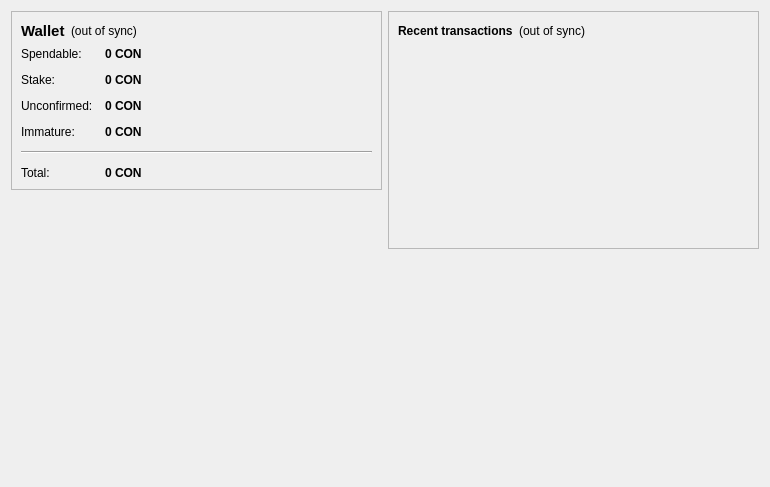
<?xml version="1.0" encoding="UTF-8"?>
<ui version="4.0">
 <class>OverviewPage</class>
 <widget class="QWidget" name="OverviewPage">
  <property name="geometry">
   <rect>
    <x>0</x>
    <y>0</y>
    <width>770</width>
    <height>487</height>
   </rect>
  </property>
  <property name="windowTitle">
   <string>Form</string>
  </property>
  <layout class="QHBoxLayout" name="horizontalLayout" stretch="1,1">
   <item>
    <layout class="QVBoxLayout" name="verticalLayout_2">
     <item>
      <widget class="QFrame" name="frame">
       <property name="frameShape">
        <enum>QFrame::StyledPanel</enum>
       </property>
       <property name="frameShadow">
        <enum>QFrame::Raised</enum>
       </property>
       <layout class="QVBoxLayout" name="verticalLayout_4">
        <item>
         <layout class="QHBoxLayout" name="horizontalLayout_4">
          <item>
           <widget class="QLabel" name="label_5">
            <property name="font">
             <font>
              <pointsize>11</pointsize>
              <weight>75</weight>
              <bold>true</bold>
             </font>
            </property>
            <property name="text">
             <string>Wallet</string>
            </property>
           </widget>
          </item>
          <item>
           <widget class="QLabel" name="labelWalletStatus">
            <property name="toolTip">
             <string>The displayed information may be out of date. Your wallet automatically synchronizes with the ConCoin network after a connection is established, but this process has not completed yet.</string>
            </property>
            <property name="styleSheet">
             <string notr="true"/>
            </property>
            <property name="text">
             <string notr="true">(out of sync)</string>
            </property>
            <property name="alignment">
             <set>Qt::AlignLeading|Qt::AlignLeft|Qt::AlignVCenter</set>
            </property>
           </widget>
          </item>
          <item>
           <spacer name="horizontalSpacer_2">
            <property name="orientation">
             <enum>Qt::Horizontal</enum>
            </property>
            <property name="sizeHint" stdset="0">
             <size>
              <width>40</width>
              <height>20</height>
             </size>
            </property>
           </spacer>
          </item>
         </layout>
        </item>
        <item>
         <layout class="QFormLayout" name="formLayout_2">
          <property name="fieldGrowthPolicy">
           <enum>QFormLayout::AllNonFixedFieldsGrow</enum>
          </property>
          <property name="horizontalSpacing">
           <number>12</number>
          </property>
          <property name="verticalSpacing">
           <number>12</number>
          </property>
          <item row="0" column="0">
           <widget class="QLabel" name="label">
            <property name="text">
             <string>Spendable:</string>
            </property>
           </widget>
          </item>
          <item row="0" column="1">
           <widget class="QLabel" name="labelBalance">
            <property name="font">
             <font>
              <weight>75</weight>
              <bold>true</bold>
             </font>
            </property>
            <property name="cursor">
             <cursorShape>IBeamCursor</cursorShape>
            </property>
            <property name="toolTip">
             <string>Your current spendable balance</string>
            </property>
            <property name="text">
             <string notr="true">0 CON</string>
            </property>
            <property name="textInteractionFlags">
             <set>Qt::LinksAccessibleByMouse|Qt::TextSelectableByKeyboard|Qt::TextSelectableByMouse</set>
            </property>
           </widget>
          </item>
          <item row="1" column="0">
           <widget class="QLabel" name="label_6">
            <property name="text">
             <string>Stake:</string>
            </property>
           </widget>
          </item>
          <item row="1" column="1">
           <widget class="QLabel" name="labelStake">
            <property name="font">
             <font>
              <weight>75</weight>
              <bold>true</bold>
             </font>
            </property>
            <property name="cursor">
             <cursorShape>IBeamCursor</cursorShape>
            </property>
            <property name="toolTip">
             <string>Total of coins that was staked, and do not yet count toward the current balance</string>
            </property>
            <property name="text">
             <string notr="true">0 CON</string>
            </property>
            <property name="textInteractionFlags">
             <set>Qt::LinksAccessibleByMouse|Qt::TextSelectableByKeyboard|Qt::TextSelectableByMouse</set>
            </property>
           </widget>
          </item>
          <item row="2" column="0">
           <widget class="QLabel" name="label_3">
            <property name="text">
             <string>Unconfirmed:</string>
            </property>
           </widget>
          </item>
          <item row="2" column="1">
           <widget class="QLabel" name="labelUnconfirmed">
            <property name="font">
             <font>
              <weight>75</weight>
              <bold>true</bold>
             </font>
            </property>
            <property name="cursor">
             <cursorShape>IBeamCursor</cursorShape>
            </property>
            <property name="toolTip">
             <string>Total of transactions that have yet to be confirmed, and do not yet count toward the current balance</string>
            </property>
            <property name="text">
             <string notr="true">0 CON</string>
            </property>
            <property name="textInteractionFlags">
             <set>Qt::LinksAccessibleByMouse|Qt::TextSelectableByKeyboard|Qt::TextSelectableByMouse</set>
            </property>
           </widget>
          </item>
          <item row="3" column="0">
           <widget class="QLabel" name="labelImmatureText">
            <property name="text">
             <string>Immature:</string>
            </property>
           </widget>
          </item>
          <item row="3" column="1">
           <widget class="QLabel" name="labelImmature">
            <property name="font">
             <font>
              <weight>75</weight>
              <bold>true</bold>
             </font>
            </property>
            <property name="toolTip">
             <string>Mined balance that has not yet matured</string>
            </property>
            <property name="text">
             <string notr="true">0 CON</string>
            </property>
            <property name="textInteractionFlags">
             <set>Qt::LinksAccessibleByMouse|Qt::TextSelectableByKeyboard|Qt::TextSelectableByMouse</set>
            </property>
           </widget>
          </item>
          <item row="4" column="0" colspan="2">
           <widget class="Line" name="line">
            <property name="orientation">
             <enum>Qt::Horizontal</enum>
            </property>
           </widget>
          </item>
          <item row="5" column="0">
           <widget class="QLabel" name="labelTotalText">
            <property name="text">
             <string>Total:</string>
            </property>
           </widget>
          </item>
          <item row="5" column="1">
           <widget class="QLabel" name="labelTotal">
            <property name="font">
             <font>
              <weight>75</weight>
              <bold>true</bold>
             </font>
            </property>
            <property name="cursor">
             <cursorShape>IBeamCursor</cursorShape>
            </property>
            <property name="toolTip">
             <string>Your current total balance</string>
            </property>
            <property name="text">
             <string notr="true">0 CON</string>
            </property>
            <property name="textInteractionFlags">
             <set>Qt::LinksAccessibleByMouse|Qt::TextSelectableByKeyboard|Qt::TextSelectableByMouse</set>
            </property>
           </widget>
          </item>
         </layout>
        </item>
       </layout>
      </widget>
     </item>
     <item>
      <spacer name="verticalSpacer">
       <property name="orientation">
        <enum>Qt::Vertical</enum>
       </property>
       <property name="sizeHint" stdset="0">
        <size>
         <width>20</width>
         <height>40</height>
        </size>
       </property>
      </spacer>
     </item>
     <item>
      <widget class="QLabel" name="label_2">
       <property name="autoFillBackground">
        <bool>false</bool>
       </property>
       <property name="text">
        <string/>
       </property>
       <property name="pixmap">
        <pixmap resource="../bitcoin.qrc">:/icons/mastbg</pixmap>
       </property>
       <property name="scaledContents">
        <bool>false</bool>
       </property>
       <property name="alignment">
        <set>Qt::AlignCenter</set>
       </property>
       <property name="wordWrap">
        <bool>false</bool>
       </property>
       <property name="margin">
        <number>0</number>
       </property>
      </widget>
     </item>
    </layout>
   </item>
   <item>
    <layout class="QVBoxLayout" name="verticalLayout_3">
     <item>
      <widget class="QFrame" name="frame_2">
       <property name="frameShape">
        <enum>QFrame::StyledPanel</enum>
       </property>
       <property name="frameShadow">
        <enum>QFrame::Raised</enum>
       </property>
       <layout class="QVBoxLayout" name="verticalLayout">
        <item>
         <layout class="QHBoxLayout" name="horizontalLayout_2">
          <item>
           <widget class="QLabel" name="label_4">
            <property name="text">
             <string>&lt;b&gt;Recent transactions&lt;/b&gt;</string>
            </property>
           </widget>
          </item>
          <item>
           <widget class="QLabel" name="labelTransactionsStatus">
            <property name="toolTip">
             <string>The displayed information may be out of date. Your wallet automatically synchronizes with the ConCoin network after a connection is established, but this process has not completed yet.</string>
            </property>
            <property name="styleSheet">
             <string notr="true"/>
            </property>
            <property name="text">
             <string notr="true">(out of sync)</string>
            </property>
            <property name="alignment">
             <set>Qt::AlignRight|Qt::AlignTrailing|Qt::AlignVCenter</set>
            </property>
           </widget>
          </item>
          <item>
           <spacer name="horizontalSpacer">
            <property name="orientation">
             <enum>Qt::Horizontal</enum>
            </property>
            <property name="sizeHint" stdset="0">
             <size>
              <width>40</width>
              <height>20</height>
             </size>
            </property>
           </spacer>
          </item>
         </layout>
        </item>
        <item>
         <widget class="QListView" name="listTransactions">
          <property name="styleSheet">
           <string notr="true">QListView { background: transparent; }</string>
          </property>
          <property name="frameShape">
           <enum>QFrame::NoFrame</enum>
          </property>
          <property name="verticalScrollBarPolicy">
           <enum>Qt::ScrollBarAlwaysOff</enum>
          </property>
          <property name="horizontalScrollBarPolicy">
           <enum>Qt::ScrollBarAlwaysOff</enum>
          </property>
          <property name="selectionMode">
           <enum>QAbstractItemView::NoSelection</enum>
          </property>
         </widget>
        </item>
       </layout>
      </widget>
     </item>
     <item>
      <spacer name="verticalSpacer_2">
       <property name="orientation">
        <enum>Qt::Vertical</enum>
       </property>
       <property name="sizeHint" stdset="0">
        <size>
         <width>20</width>
         <height>40</height>
        </size>
       </property>
      </spacer>
     </item>
    </layout>
   </item>
  </layout>
 </widget>
 <resources>
  <include location="../bitcoin.qrc"/>
 </resources>
 <connections/>
</ui>
